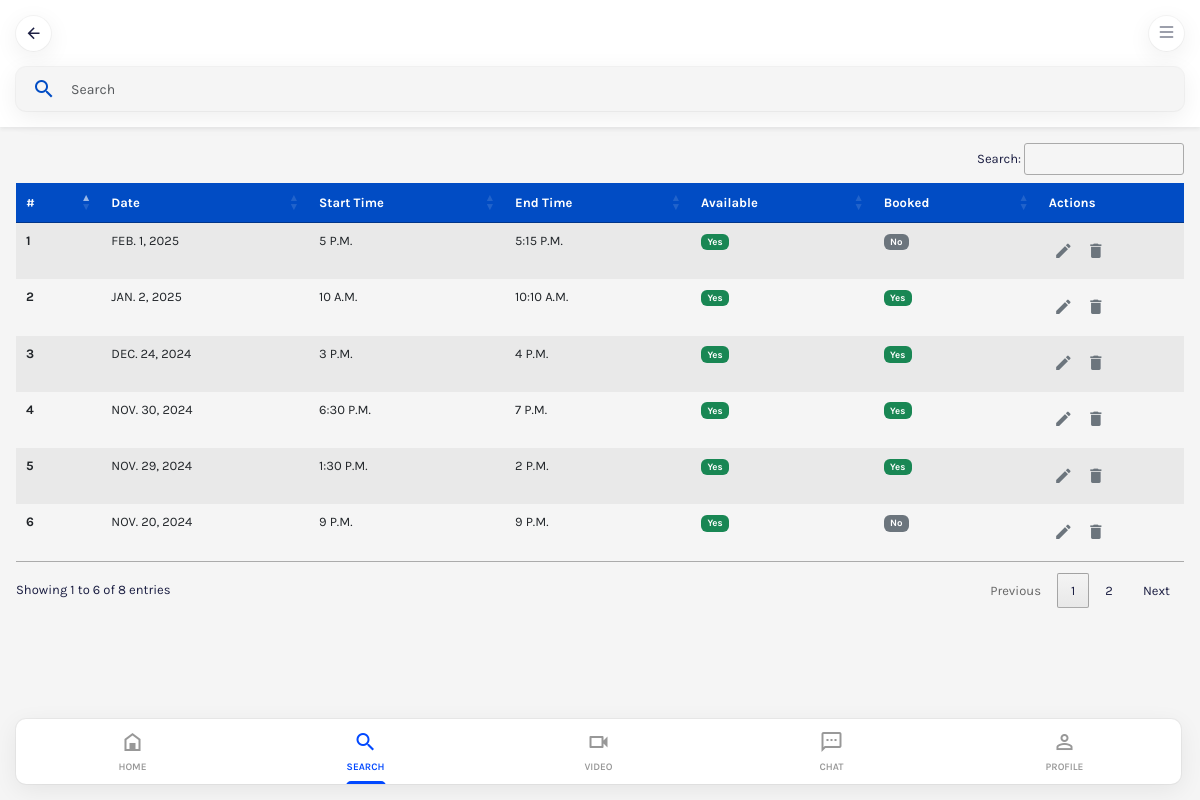
Page /doctors/list_slots/ (signed in) on the earlier database version.
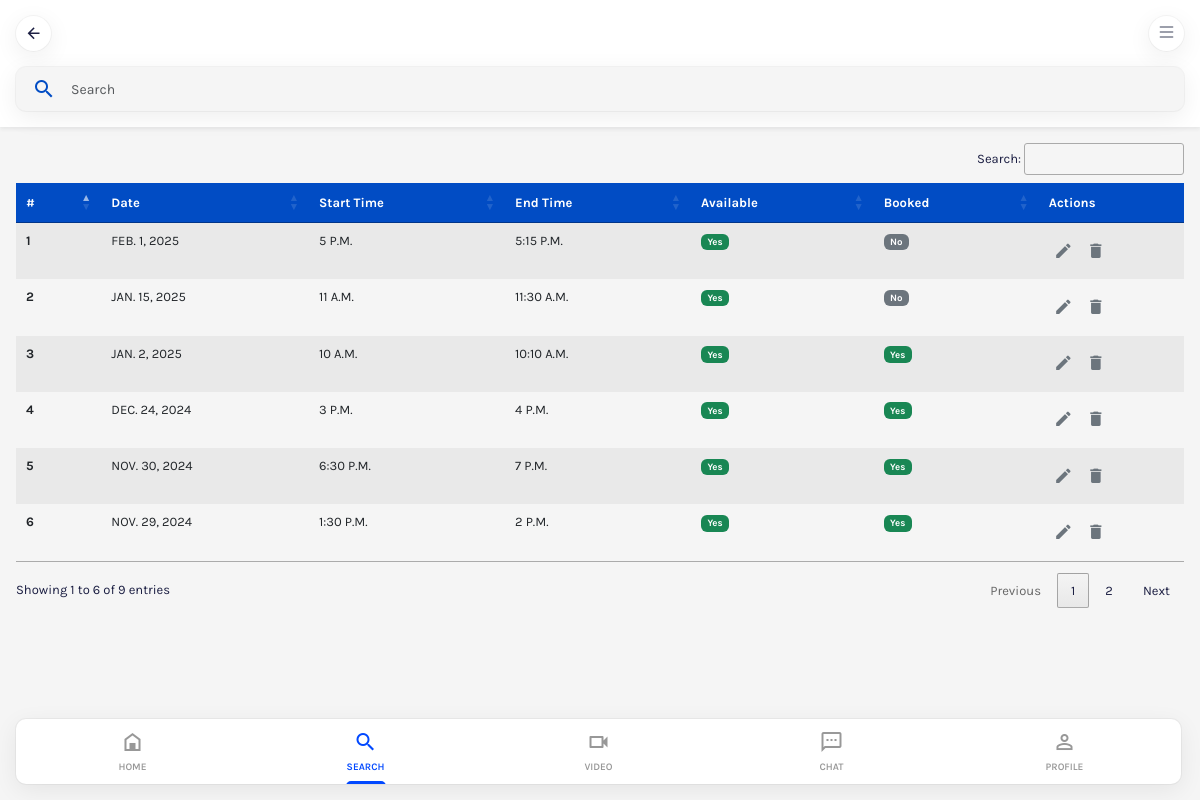
Same page on the later database version.
### patients/models.py (models this page shows, shortened)
class AppointmentSlot(models.Model):
    doctor = models.ForeignKey(DoctorProfile, on_delete=models.CASCADE, related_name="available_slots")
    date = models.DateField()
    start_time = models.TimeField()
    end_time = models.TimeField()
    is_available = models.BooleanField(default=True)
    is_booked = models.BooleanField(default=False)
    in_progress = models.BooleanField(default=False)
    created_at = models.DateTimeField(auto_now_add=True)
    updated_at = models.DateTimeField(auto_now=True)
    room_id = models.CharField(max_length=255, blank=True, null=True)
    class Meta:
        unique_together = ('doctor', 'date', 'start_time')

### doctors/views.py (the view, shortened to what this page needs)
# urls.py: path('list_slots/', SlotListView.as_view(), name='list_slots'),
class SlotListView(TemplateView):
    template_name ='list_slots.html'
    def get(self, request, *args, **kwargs):
        query = request.GET.get('q', '').strip().lower()
        doctor = get_object_or_404(DoctorProfile, user=self.request.user)
        slots = AppointmentSlot.objects.filter(doctor=doctor).order_by('-date', '-start_time')
        return self.render_to_response({'slots': slots, 'query': query})

### doctors/templates/list_slots.html (shortened to what this page needs)
{% extends 'base.html' %}
{% block content %}
{% load static %}
   <link rel="stylesheet" type="text/css" href="https://cdn.datatables.net/1.13.6/css/jquery.dataTables.min.css">
<body class="bg-light">
   <div class="select-area d-flex flex-column vh-100">
      <div class="bg-white shadow-sm">
         <div class="d-flex align-items-center justify-content-between mb-auto p-3 osahan-header">
            <div class="d-flex align-items-center gap-2 me-auto">
               <a href="{% url 'doctor_home' %}" class="text-dark bg-white shadow rounded-circle icon">
                  <span class="mdi mdi-arrow-left mdi-18px"></span>
               </a>
            </div>
            <div class="d-flex align-items-center gap-3">
               <a class="toggle text-muted d-flex align-items-center justify-content-center fs-5 bg-white shadow rounded-circle icon" href="#"><i
                     class="bi bi-list"></i></a>
            </div>
         </div>
         <div class="px-3 pb-3">
            <form method="get" action="{% url 'list_slots' %}">
               <div class="input-group rounded-4 shadow overflow-hidden border-0 py-1 ps-3 bg-light">
                  <span class="input-group-text bg-transparent text-muted border-0 p-0" id="search"><span class="mdi mdi-magnify mdi-24px text-primary"></span></span>
                  <input type="text" name="q" value="{{ query }}" class="form-control bg-transparent text-muted border-0 px-3 fs-14" placeholder="Search" aria-label="Search" aria-describedby="search">
               </div>
            </form>
         </div>
      </div>
      <div class="vh-100 my-auto overflow-auto body-fix-osahan-footer">
        <div class="table-responsive px-3 mt-3">
            <table class="table table-striped table-hover" id="slotsTable">
               <thead class="bg-primary text-white">
                  <tr>
                     <th scope="col">#</th>
                     <th scope="col">Date</th>
                     <th scope="col">Start Time</th>
                     <th scope="col">End Time</th>
                     <th scope="col">Available</th>
                     <th scope="col">Booked</th>
                     <th scope="col">Actions</th>
                  </tr>
               </thead>
               <tbody>
                {% for slot in slots %}
                  <tr>
                     <th scope="row">{{ forloop.counter }}</th>
                     <td class="text-uppercase">{{ slot.date }}</td>
                     <td class="text-uppercase">{{ slot.start_time }}</td>
                     <td class="text-uppercase">{{ slot.end_time }}</td>
                     <td>
                        {% if slot.is_available %}
                        <span class="badge bg-success">Yes</span>
                        {% else %}
                        <span class="badge bg-secondary">No</span>
                        {% endif %}
                     </td>
                     <td>
                        {% if slot.is_booked %}
                        <span class="badge bg-success">Yes</span>
                        {% else %}
                        <span class="badge bg-secondary">No</span>
                        {% endif %}
                     </td>
                     <td>
                        <a href="#" class="icon-btn"><i class="mdi mdi-pencil"></i></a>
                        <button class="icon-btn"><i class="mdi mdi-delete"></i></button>
                     </td>
                  </tr>
                {% endfor %}
               </tbody>
            </table>
         </div>
      </div>
      <div class="footer mt-auto p-3 fix-osahan-footer">
        <div
           class="d-flex align-items-center justify-content-between rounded-4 shadow overflow-hidden bottom-nav-main">
           <a href="{% url 'doctor_home' %}" class="col footer-bottom-nav">
              <span class="mdi mdi-home-variant-outline mdi-24px"></span>
              <span>Home</span>
           </a>
           <a href="{% url 'list_slots' %}" class="col footer-bottom-nav active">
              <span class="mdi mdi-magnify mdi-24px"></span>
              <span>Search</span>
           </a>
           <a href="{% url 'doctor_video_page' %}" class="col footer-bottom-nav">
              <span class="mdi mdi-video-outline mdi-24px"></span>
              <span>Video</span>
           </a>
           <a href="#" class="col footer-bottom-nav">
              <span class="mdi mdi-message-processing-outline mdi-24px"></span>
              <span>Chat</span>
           </a>
           <a href="{% url 'doctor_profile_page' %}" class="col footer-bottom-nav">
              <span class="mdi mdi-account-outline mdi-24px"></span>
              <span>Profile</span>
           </a>
        </div>
     </div>
   </div>
{% endblock %}

### accounts/templates/base.html (shortened to what this page needs)
{% load static %}
<!DOCTYPE html>
<html lang="en">
   <head>
      <link rel="stylesheet" href="{% static 'vender/bootstrap/css/bootstrap.min.css' %}">
      <link rel="stylesheet" href="https://cdn.jsdelivr.net/npm/bootstrap-icons@1.10.3/font/bootstrap-icons.css">
      <link rel="stylesheet" href="{% static 'vender/sidebar/demo.css' %}">
      <link rel="stylesheet" href="{% static 'vender/slick/slick/slick.css' %}" />
      <link rel="stylesheet" href="{% static 'vender/slick/slick/slick-theme.css' %}" />
      <link rel="stylesheet" href="{% static 'vender/materialdesign/css/materialdesignicons.min.css' %}">
      <link rel="stylesheet" href="{% static 'css/style.css' %}">
   </head>
<body>
{% block content %}
{% endblock %}
</body>
</html>

### static/vender/sidebar/demo.css (style rules this page uses)
.hc-nav-trigger.hc-nav-1, .hc-nav-trigger { display: none; }
.hc-nav-trigger { font-size: 26px; color: #22252a; }

### static/css/style.css (style rules this page uses)
:root { --dark: #1b1e42; --primary: #014CC4; --light-primary: #01BDF3; --lighter-primary: #598fff; --lighter-primary-opacity: #e9f2ff; --secondary: #595f73; --light: #f5f5f5; --success: #3dae14; --light-success: #93cf88; --warning: #fdbe00; --light-warning: #fbf2d9; --orange: #FF8811; --light-orange: #f8efea; }
body { font-family: 'Karla', sans-serif; color: var(--dark); font-size: 13px; }
.text-dark { color: var(--dark) !important; }
.text-primary { color: var(--primary) !important; }
.bg-light { background-color: var(--light) !important; }
.bg-primary { background-color: var(--primary) !important; }
.text-muted { color: var(--secondary) !important; }
a { text-decoration: none; }
.form-control { box-shadow: none !important; }
.rounded-4, .form-control { border-radius: 10px !important; }
.fs-14 { font-size: 14px; }
.fix-osahan-footer { position: absolute; bottom: 0; left: 0; right: 3px; }
.shadow { box-shadow: rgb(0 0 0 / 7%) 0px 6px 24px 0px, rgb(0 0 0 / 4%) 0px 0px 0px 1px !important; }
.body-fix-osahan-footer { padding-bottom: 82px; }
.footer-bottom-nav { text-align: center; display: flex; align-items: center; flex-direction: column; color: #989898; padding: 5px 0 9px 0; position: relative; }
.footer-bottom-nav span { font-size: 10px; font-weight: 600; text-transform: uppercase; }
.footer-bottom-nav.active { color: #0148ff; }
.footer-bottom-nav.active:after { content: ""; width: 40px; height: 10px; background: #0148ff; border-radius: 50px; position: absolute; bottom: -7px; }
.bottom-nav-main { background: #fff; }
.icon { min-width: 35px; width: 35px; height: 35px; display: flex; align-items: center; justify-content: center; }

### doctors/templates/list_slots.html (style rules this page uses)
.icon-btn { background: none; border: none; color: #6c757d; font-size: 1.2rem; cursor: pointer; padding: 5px; transition: color 0.2s ease; }
.icon-btn i { vertical-align: middle; }
.text-uppercase { text-transform: uppercase; }
.tbody, td, tfoot, th, thead, tr { border-style: none; }

Differences in the rows shown:
no longer on this page (row unchanged): AppointmentSlot: date "NOV. 20, 2024", start_time "9 P.M.", end_time "9 P.M.", is_available "Yes", is_booked "No"
added AppointmentSlot: date "JAN. 15, 2025", start_time "11 A.M.", end_time "11:30 A.M.", is_available "Yes", is_booked "No"
Other differences:
text written by a page script: "Search: Showing 1 to 6 of 8 entries Previous 1 2 Next" → "Search: Showing 1 to 6 of 9 entries Previous 1 2 Next"
